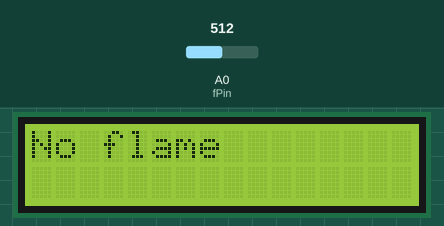
This sketch was run on a simulated Arduino Uno, built with avr-gcc and run on an emulated ATmega328P. Shown: 16×2 character LCD. The inputs (shaded band) are chosen by the test bench; at power-on: A0 (fPin) = 512. What the sketch prints to the serial monitor is not drawn.

Above: at 1.2 s.
1.3 s: A0 (fPin) set to 107
2.8 s: A0 (fPin) set to 95
At 4.0 s:
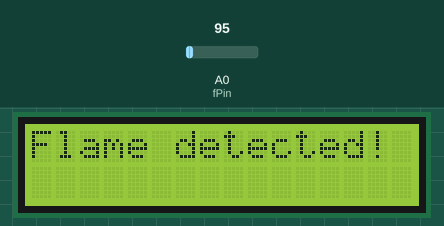
4.3 s: A0 (fPin) set to 122
At 5.5 s:
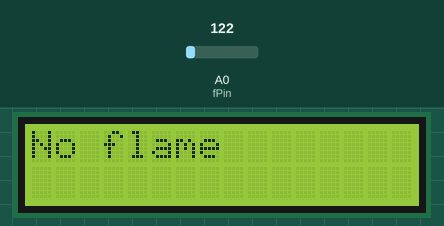
6.3 s: A0 (fPin) set to 90
At 6.7 s:
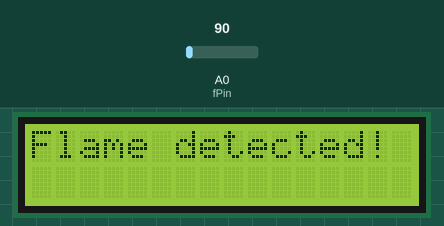
Timing chart, 0 to 8.8 s (numbered marks = the images above; inputs shaded):
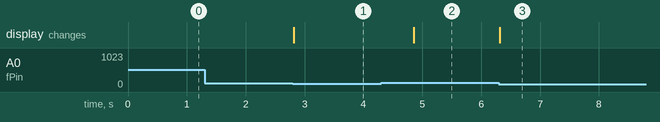

The sketch:

Cam_bien_lua.ino
```cpp
#include <Wire.h>
#include <LiquidCrystal_I2C.h>
LiquidCrystal_I2C lcd(0x27,16,2);

const int fPin = A0;
const int ledPin = 13;
void setup() {
  Serial.begin(9600);
  lcd.init();
  lcd.backlight();
  lcd.setCursor(0,0);
}

void loop() {
  Serial.println(analogRead(fPin));
  if (analogRead(fPin) > 30 && 100 > analogRead(fPin)) {
    lcd.setCursor(0,0);
    lcd.print("Flame detected! ");
    digitalWrite(ledPin, HIGH);
    delay(500);
    digitalWrite(ledPin ,LOW);
    delay(500);
  }
  else {
    lcd.setCursor(0,0);
    lcd.print("No flame         ");
    digitalWrite(ledPin, LOW);
  }
}
```

Measured:
- the behaviour switches between 100 and 99 on A0 (fPin) (found by bisection; images 0 and 1)
- after the input at 1.3 s, every drawn part: stays the same
- after the input at 2.8 s, the display: changes at once (image 1)
- after the input at 4.3 s, the display: changes after 0.55 s (image 2)
- after the input at 6.3 s, the display: changes at once (image 3)
